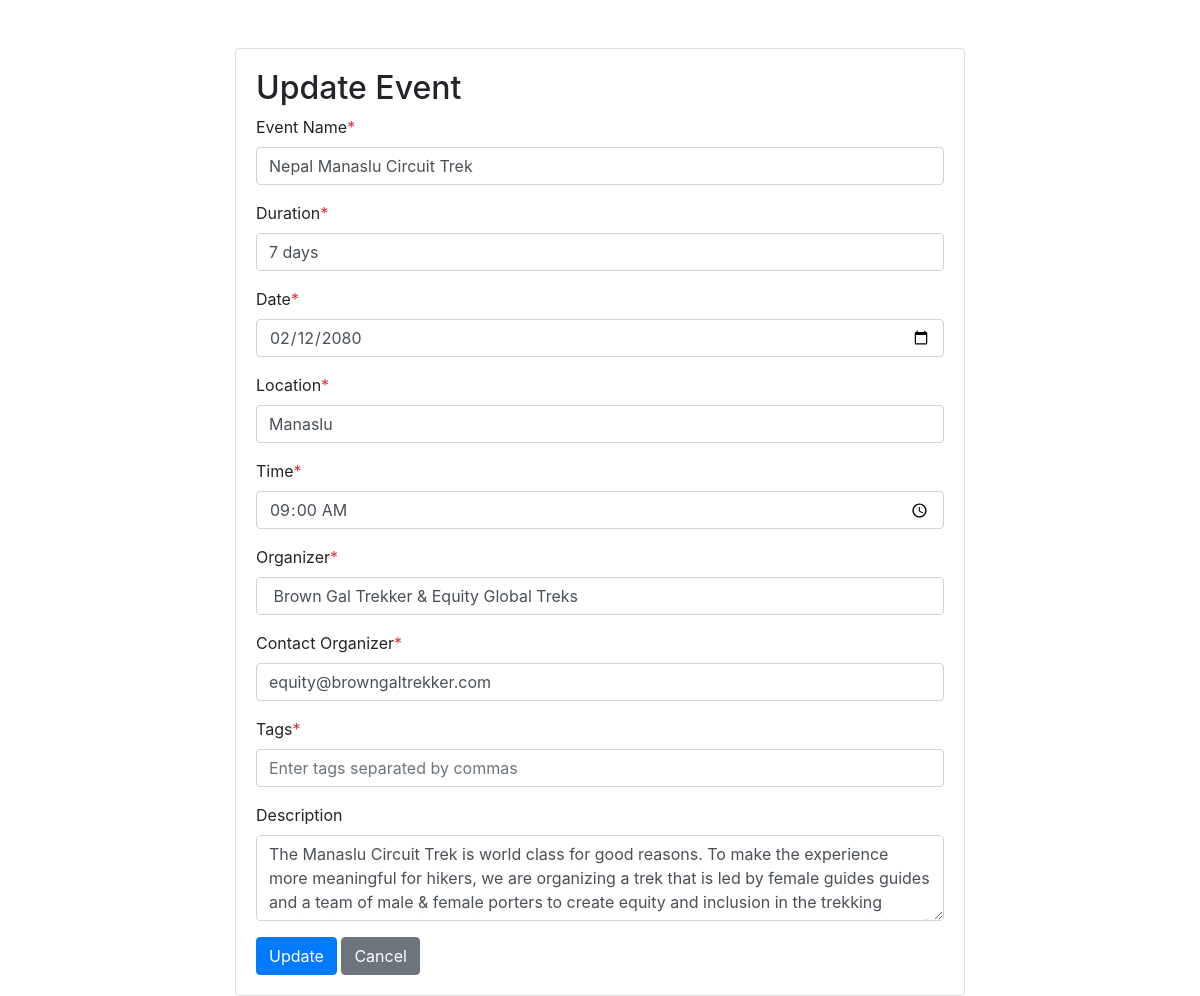
/update_event/2, run on an earlier commit of the app's database.
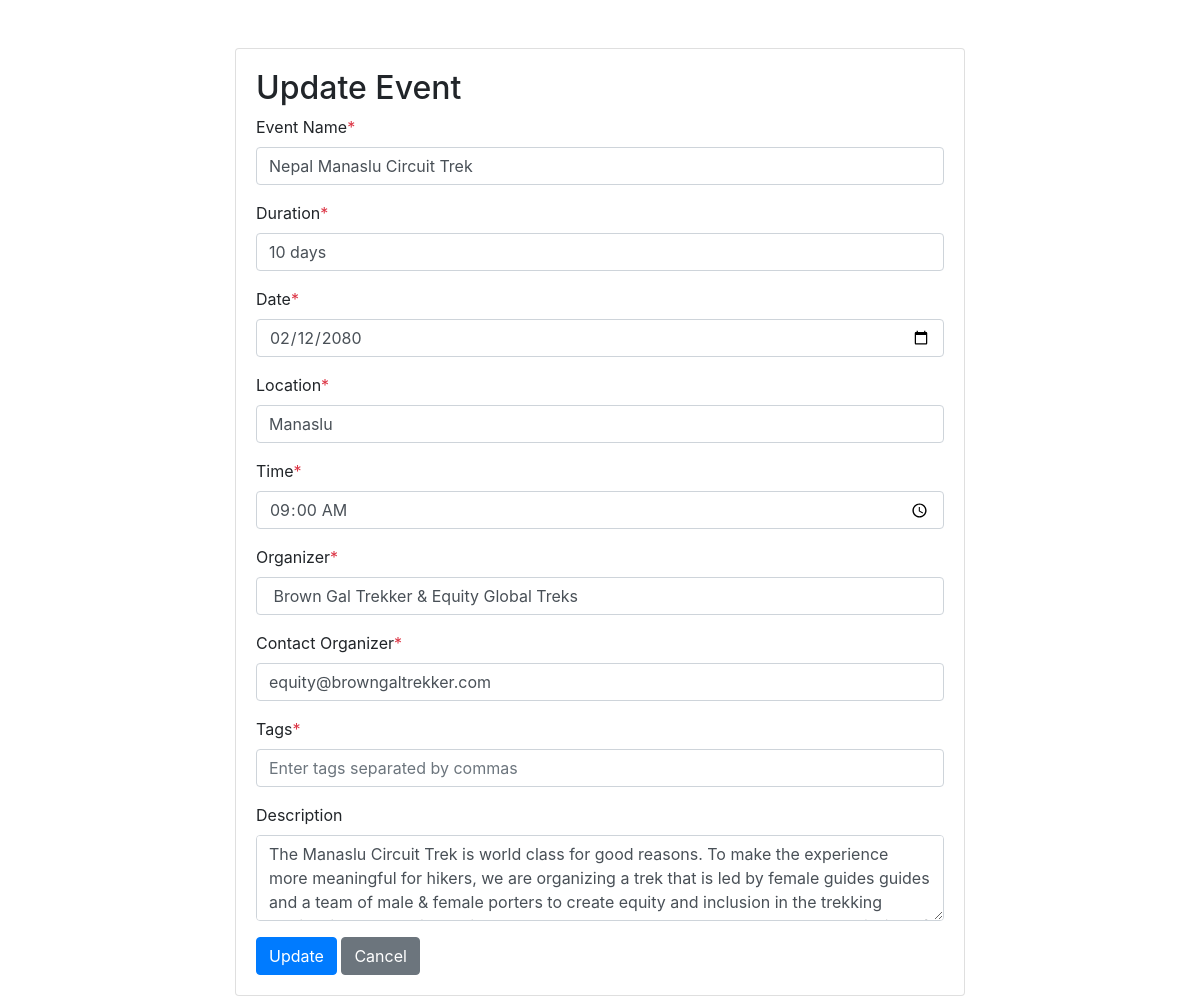
And on a later commit of the database.
### app.py (models this page shows)
class Event(db.Model):
    id = db.Column(db.Integer, primary_key=True)
    eventname = db.Column(db.String(255), nullable=False)
    duration = db.Column(db.String(100), nullable=False)
    date = db.Column(db.String(100), nullable=False)
    location = db.Column(db.String(100), nullable=False)
    description = db.Column(db.String(1024), nullable=False)
    time = db.Column(db.String(100), nullable=False)
    organizer = db.Column(db.String(100), nullable=False)
    contactorganizer = db.Column(db.String(100), nullable=False)
    tags = db.Column(db.String(100), nullable=False)

### app.py (the view, shortened to what this page needs)
@app.route('/update_event/<int:event_id>', methods=['GET','POST'])
def update_event_page(event_id):
    event = Event.query.get_or_404(event_id)
    return render_template('update_event.html', event=event)

### templates/update_event.html (shortened to what this page needs)
<!DOCTYPE html>
<html lang="en">
<head>
    <link rel="stylesheet" href="https://cdn.jsdelivr.net/npm/bootstrap@4.3.1/dist/css/bootstrap.min.css">
</head>
<body>
    <div class="container mt-5">
        <div class="row justify-content-center">
            <div class="col-md-8">
                <div class="card">
                    <div class="card-body">
                        <h2>Update Event</h2>
                        <form method="POST" action="{{ url_for('update_event_page', event_id=event.id) }}">
                            <div class="form-group">
                                <label for="eventname">Event Name<span class="text-danger">*</span></label>
                                <input type="text" class="form-control" id="eventname" name="eventname" value="{{ event.eventname }}" required>
                            </div>
                            <div class="form-group">
                                <label for="duration">Duration<span class="text-danger">*</span></label>
                                <input type="text" class="form-control" id="duration" name="duration" value="{{ event.duration }}" required>
                            </div>
                            <div class="form-group">
                                <label for="date">Date<span class="text-danger">*</span></label>
                                <input type="date" class="form-control" id="date" name="date" value="{{ event.date }}" required>
                            </div>
                            <div class="form-group">
                                <label for="location">Location<span class="text-danger">*</span></label>
                                <input type="text" class="form-control" id="location" name="location" value="{{ event.location }}" required>
                            </div>
                            <div class="form-group">
                                <label for="time">Time<span class="text-danger">*</span></label>
                                <input type="time" class="form-control" id="time" name="time" value="{{ event.time }}" required>
                            </div>
                            <div class="form-group">
                                <label for="organizer">Organizer<span class="text-danger">*</span></label>
                                <input type="text" class="form-control" id="organizer" name="organizer" value="{{ event.organizer }}" required>
                            </div>
                            <div class="form-group">
                                <label for="contactorganizer">Contact Organizer<span class="text-danger">*</span></label>
                                <input type="text" class="form-control" id="contactorganizer" name="contactorganizer" value="{{ event.contactorganizer }}" required>
                            </div>
                            <div class="form-group">
                                <label for="eventTags">Tags<span class="text-danger">*</span></label>
                                <input type="text" class="form-control" name="tags" id="eventTags" placeholder="Enter tags separated by commas" required>
                            </div>
                            <div class="form-group">
                                <label for="description">Description</span></label>
                                <textarea class="form-control" id="description" name="description" rows="3" required>{{ event.description }}</textarea>
                            </div>
                            <button type="submit" class="btn btn-primary">Update</button>
                            <a href="{{ url_for('event_details', event_id=event.id) }}" class="btn btn-secondary">Cancel</a>
                        </form>
                    </div>
                </div>
            </div>
        </div>
    </div>
</body>
</html>

What changed in the data, as far as the page shows it:
changed Event "Nepal Manaslu Circuit Trek": duration "7 days" → "10 days"
